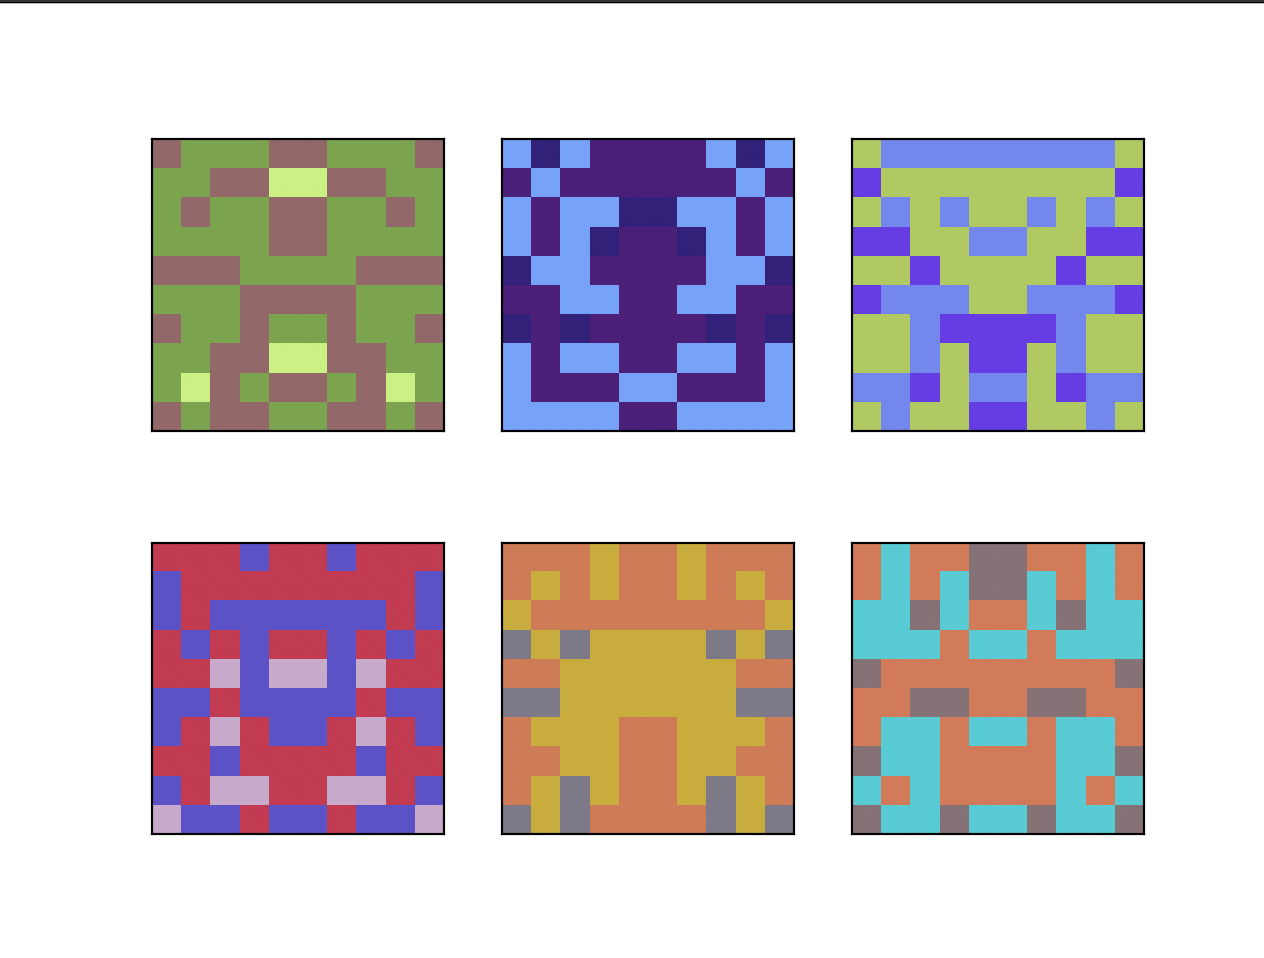

This chart was generated by the following Python code:
from blockies.blockies import Option, CreateIcon

bg = [134, 85, 36]
fore = [245, 14, 249]
spot = [54, 52, 210]
option = Option(size=10, scale=4, seed='seedString', bgColor=bg, foreColor=fore, spotColor=spot)
CreateIcon(option, './output.png')

# generate 6 icons
from blockies.blockies import RenderImg
import matplotlib.pyplot as plt

for i in range(6):
  option = Option(size=10, scale=4, seed=f'seedString{i}')
  img = RenderImg(option)
  plt.subplot(2, 3, i+1)
  plt.xticks([]), plt.yticks([])  # 隐藏坐标轴
  plt.imshow(img)
plt.show()
  
